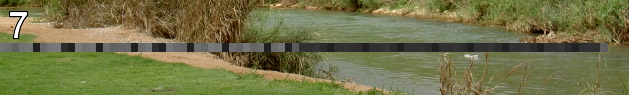
#> input picture pythonchallenge/oxygen.png, 629 x 95 px
$ jupyter execute --allow-errors solution.ipynb   (shell and % lines are left out)
#> lines starting #> are read from the running program, lines starting #| are printed output that depends on the picture; after the words box and inside, x2 and y2 are one past the last pixel; in counts of white or black regions, pixels touching at a corner belong together
[cell 1]
encoded = "g fmnc wms bgblr rpylqjyrc gr zw fylb. rfyrq ufyr amknsrcpq ypc dmp. bmgle gr gl zw fylb gq glcddgagclr ylb rfyr'q ufw rfgq rcvr gq qm jmle. sqgle qrpgle.kyicrpylq() gq pcamkkclbcb. lmu ynnjw ml rfc spj. "
url = "http://www.pythonchallenge.com/pc/def/map.html"

[cell 2]
decode = []
for char in url:
    if char.isalpha():
        value = chr(((ord(char) - ord('a'))+2)%26 + 97)
        decode.append(value)
    else:
        decode.append(char)

print(''.join(decode))

[cell 3]
# solution for ocr.html

filename = 'input3.txt'
#> (the rest of this cell did not finish here and is left out)

[cell 4]
#equality

[cell 5]
#linked list

import requests
value = 12345

# [4 lines of commented-out code are left out]

[cell 6]
import pickle

#> (the rest of this cell did not finish here and is left out)

[cell 7]
value = "90052"

import zipfile
#> (the rest of this cell did not finish here and is left out)

[cell 8]
#oxygen

[cell 9]
import cv2

img = cv2.imread("oxygen.png")
#> img is the input picture: shape (95, 629, 3); mean B, G, R 72.2, 114.9, 114.6

[cell 10]
type(img)

[cell 11]
img.shape
#> Out = (95, 629, 3)

[cell 12]
encoded = img[48,:608,:1]
#> encoded = 608 values, max 121 at index 54, min 32 at index 33, mean 67.76
decoded = []
for value in encoded:
    value = value[0]
    decoded.append(chr(int(value)))
#> this loop made 608 passes
#> value on passes 1 to 3: 115, 115, 115
#> after the loop, decoded = 608 items, first 6: 's', 's', 's', 's', 's', 'm'

print(''.join(decoded))
#> (printed output is left out)

[cell 13]
encoded = [105,110,116,101,103,114,105,116,121]
decoded = []
for value in encoded:
    value = value
    decoded.append(chr(value))

print(''.join(decoded))

[cell 14]
username = 'BZh91AY&SYA\xaf\x82\r\x00\x00\x01\x01\x80\x02\xc0\x02\x00 \x00!\x9ah3M\x07<]\xc9\x14\xe1BA\x06\xbe\x084'
password = 'BZh91AY&SY\x94$|\x0e\x00\x00\x00\x81\x00\x03$ \x00!\x9ah3M\x13<]\xc9\x14\xe1BBP\x91\xf08'

[cell 15]
print(username)

[cell 16]
print(password)

#> (a cell that did not finish here is left out)

[cell 18]
import bz2

[cell 19]
bz2.decompress(b'BZh91AY&SY\x94$|\x0e\x00\x00\x00\x81\x00\x03$ \x00!\x9ah3M\x13<]\xc9\x14\xe1BBP\x91\xf08')

[cell 20]
bz2.compress(b'arnav')

[cell 21]
first = [146,399,163,403,170,393,169,391,166,386,170,381,170,371,170,355,169,346,167,335,170,329,170,320,170,
310,171,301,173,290,178,289,182,287,188,286,190,286,192,291,194,296,195,305,194,307,191,312,190,316,
190,321,192,331,193,338,196,341,197,346,199,352,198,360,197,366,197,373,196,380,197,383,196,387,192,
389,191,392,190,396,189,400,194,401,201,402,208,403,213,402,216,401,219,397,219,393,216,390,215,385,
215,379,213,373,213,365,212,360,210,353,210,347,212,338,213,329,214,319,215,311,215,306,216,296,218,
290,221,283,225,282,233,284,238,287,243,290,250,291,255,294,261,293,265,291,271,291,273,289,278,287,
279,285,281,280,284,278,284,276,287,277,289,283,291,286,294,291,296,295,299,300,301,304,304,320,305,
327,306,332,307,341,306,349,303,354,301,364,301,371,297,375,292,384,291,386,302,393,324,391,333,387,
328,375,329,367,329,353,330,341,331,328,336,319,338,310,341,304,341,285,341,278,343,269,344,262,346,
259,346,251,349,259,349,264,349,273,349,280,349,288,349,295,349,298,354,293,356,286,354,279,352,268,
352,257,351,249,350,234,351,211,352,197,354,185,353,171,351,154,348,147,342,137,339,132,330,122,327,
120,314,116,304,117,293,118,284,118,281,122,275,128,265,129,257,131,244,133,239,134,228,136,221,137,
214,138,209,135,201,132,192,130,184,131,175,129,170,131,159,134,157,134,160,130,170,125,176,114,176,
102,173,103,172,108,171,111,163,115,156,116,149,117,142,116,136,115,129,115,124,115,120,115,115,117,
113,120,109,122,102,122,100,121,95,121,89,115,87,110,82,109,84,118,89,123,93,129,100,130,108,132,110,
133,110,136,107,138,105,140,95,138,86,141,79,149,77,155,81,162,90,165,97,167,99,171,109,171,107,161,
111,156,113,170,115,185,118,208,117,223,121,239,128,251,133,259,136,266,139,276,143,290,148,310,151,
332,155,348,156,353,153,366,149,379,147,394,146,399]

second = [156,141,165,135,169,131,176,130,187,134,191,140,191,146,186,150,179,155,175,157,168,157,163,157,159,
157,158,164,159,175,159,181,157,191,154,197,153,205,153,210,152,212,147,215,146,218,143,220,132,220,
125,217,119,209,116,196,115,185,114,172,114,167,112,161,109,165,107,170,99,171,97,167,89,164,81,162,
77,155,81,148,87,140,96,138,105,141,110,136,111,126,113,129,118,117,128,114,137,115,146,114,155,115,
158,121,157,128,156,134,157,136,156,136]

[cell 22]
first_string = ''.join([chr(val) for val in first])

[cell 23]
import numpy as np
#> (the rest of this cell did not finish here and is left out)

[cell 24]
len(second)/3

[cell 25]
img = cv2.imread("good.jpg")
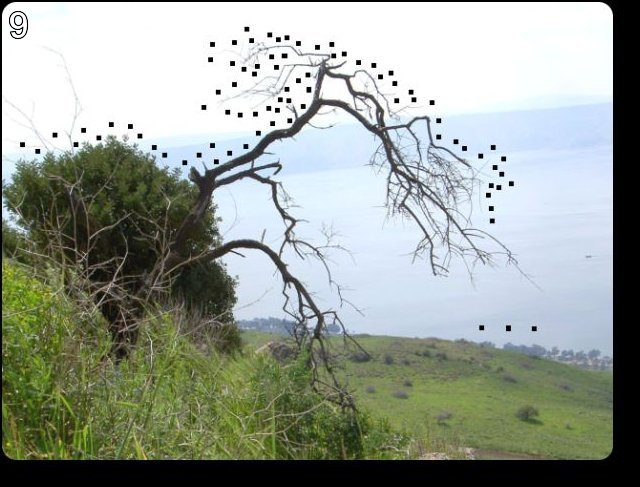
#> input picture pythonchallenge/good.jpg, 640 x 487 px
#> img is the input picture: shape (487, 640, 3); mean B, G, R 150.1, 159.2, 151.9

[cell 26]
img2 = img[first+second][:][:]
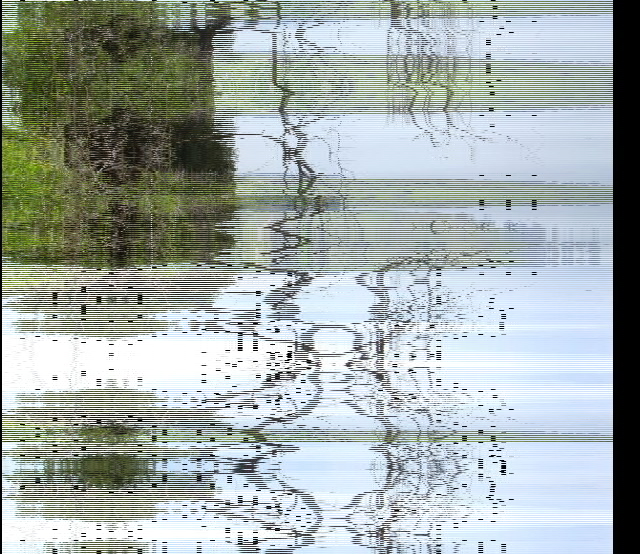
#> img2: shape (554, 640, 3); mean B, G, R 169, 171.3, 161.9

[cell 27]
import matplotlib.pyplot as plt

[cell 28]
plt.imshow(img2,aspect='auto')

[cell 29]
print(len(first))
print(len(second))

[cell 30]
sum2 = []
i = 0
while i<len(second):
    sum2.append(second[i]+second[i+1])
    i+=2

#> (a cell that did not finish here is left out)

[cell 32]
plt.plot(first)
plt.plot(second)
#> figure, not shown here; curve peaks at x = 3, y = 403; curve peaks at x = 47, y = 220

[cell 33]
np.where(img[:,:,0] == 255, img[:,:,1] == 255, img[:,:,2] == 255)

[cell 34]
a = np.arange(100).reshape((10, 10))
np.where(a == 25)

[cell 35]
a = np.array([[1, 1, 1], [2, 2, 2], [3, 3, 3], [1, 2, 3]])

#> (a cell that did not finish here is left out)

[cell 37]
list(filter(lambda x: x[0] < x[1], zip(first, first[1:])))

[cell 38]
plt.imshow(img[:,146+156,:], aspect='auto')

[cell 39]
plt.imshow(img[:,first+second,:], aspect='auto')

#> (a cell that did not finish here is left out)

[cell 41]
plt.imshow(img)

[cell 42]
import PIL.ImageDraw as ImageDraw
import PIL.Image as Image

[cell 43]
image = Image.new("RGB", (600, 600))
#> image: PIL image 600x600 RGB; every value is 0

#first = [1, 2, 3, 4, 5, 6, 7, 8]
#second = [10, 11, 12, 13, 14, 15, 16, 17]

draw = ImageDraw.Draw(image)
draw.polygon(first)

[cell 44]
image.show()
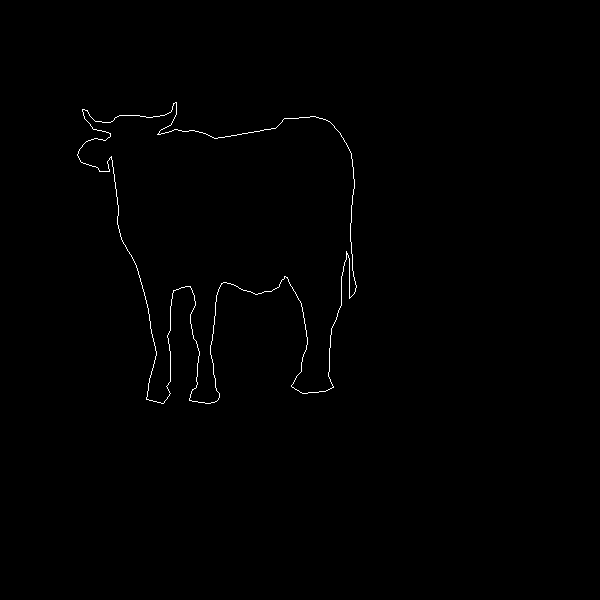
#> shown: PIL image 600x600 RGB; 0.47% white in thin lines or dots, all inside (x1, y1, x2, y2) = (77, 102, 357, 404)

[cell 45]
# a = [1, 11, 21, 1211, 111221,

1
11
21
1211
111221
312211

[cell 46]
def print_count(num_s):
    counter = 0
    prev = None
    res = []
    for curr in num_s:
        if prev is None:
            prev = curr
            counter = 1
        elif prev == curr:
            counter+=1
        else:
            res.append(str(counter))
            res.append(prev)
            prev = curr
            counter = 1
    res.append(str(counter))
    res.append(prev)
    return res

[cell 47]
val = ['1']
for i in range(32):
    val = print_count(val)
    print('a[{}]'.format(i),  len(val))

[cell 48]
print_count(list('12222222222223'))

[cell 49]
print_count(['1', '1', '12', '2', '1', '3'])

[cell 50]
img = cv2.imread("cave.jpg")
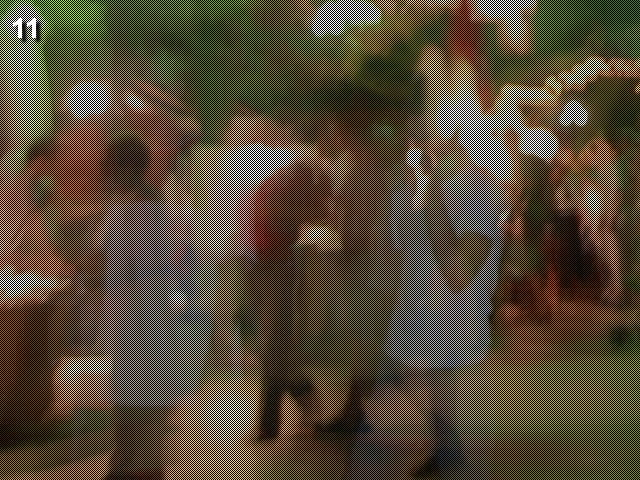
#> input picture pythonchallenge/cave.jpg, 640 x 480 px
#> img is the input picture: shape (480, 640, 3); mean B, G, R 57.3, 73.7, 85.8
img

[cell 51]
reshaped_img = img.reshape((480*640, 3))
new_img_1 = np.array([rgb for i, rgb in enumerate(reshaped_img) if i % 2 == 0])
new_img_2 = np.array([rgb for i, rgb in enumerate(reshaped_img) if i % 2 != 0])
print(new_img_1.shape)
#| (153600, 3)
print(new_img_2.shape)
#| (153600, 3)

[cell 52]
new_img_2

[cell 53]
new_img_1 = new_img_1.reshape((480, 320, 3))
plt.imshow(new_img_1, aspect="auto")

[cell 54]
new_img_2 = new_img_2.reshape((480, 320, 3))
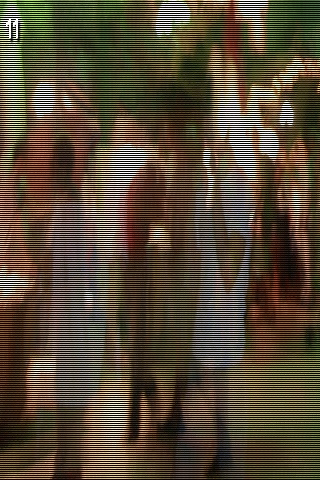
#> new_img_2: shape (480, 320, 3); mean of channels 0, 1, 2 57.3, 73.7, 85.8; drawn as B, G, R
plt.imshow(new_img_2, aspect="auto")

[cell 55]
plt.imshow(img, aspect="auto")

[cell 56]
from PIL import Image

im = Image.open("disprop.jpg")
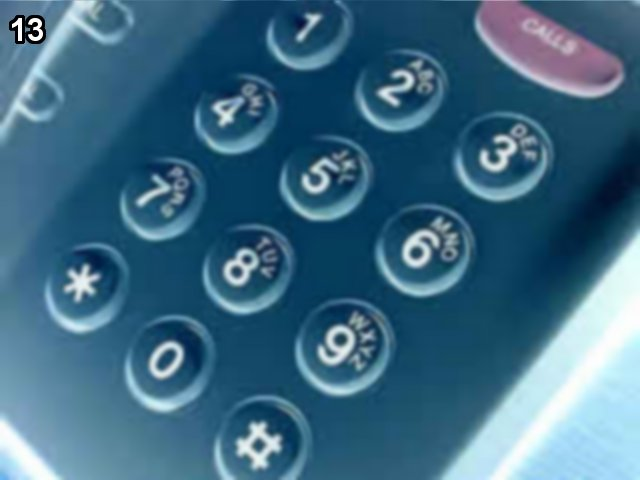
#> input picture pythonchallenge/disprop.jpg, 640 x 480 px
#> im is the input picture: PIL image 640x480 RGB; mean R, G, B 62.3, 106.4, 131.7
im1 = Image.Image.split(im)

[cell 57]
plt.imshow(im1[0])

[cell 58]
plt.imshow(im1[1])
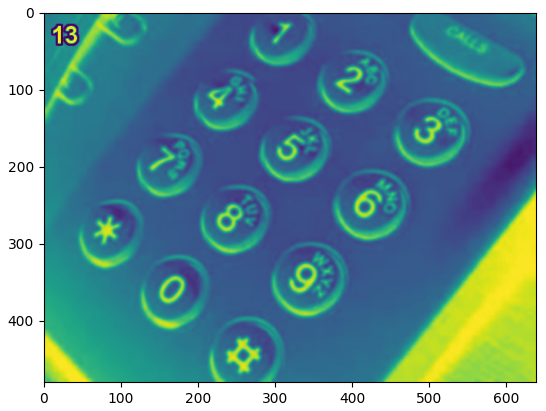
#> figure drawn by matplotlib, 1 panel

[cell 59]
plt.imshow(im1[2])
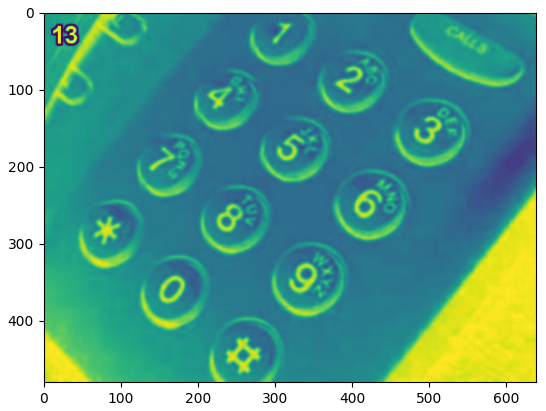
#> figure drawn by matplotlib, 1 panel

[cell 60]
img = cv2.imread("cave.jpg")

[cell 61]
img.shape
#> Out = (480, 640, 3)

[cell 62]
img_filtered = []
img_2 = []
for row_id, row in enumerate(img):
    for col_id, col in enumerate(row):
        if (row_id % 2 == 0 and col_id % 2 ==0) or (row_id % 2 != 0 and col_id % 2 !=0):
            img_filtered.append(img[row_id][col_id])
        else:
            img_2.append(img[row_id][col_id])
#> after the loop, img_2 = 153600 items; img_filtered = 153600 items

[cell 63]
img_filtered = np.array(img_filtered).reshape((480, 320, 3))
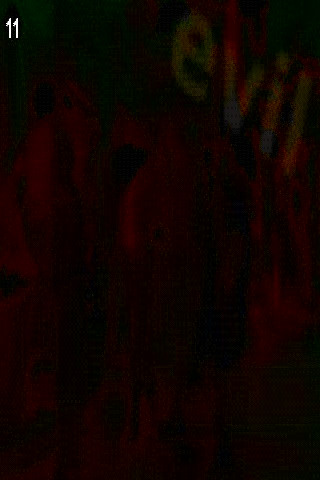
#> img_filtered: shape (480, 320, 3); mean of channels 0, 1, 2 0.4, 4, 15.5; drawn as B, G, R

[cell 64]
plt.imshow(img_filtered)

[cell 65]
img_2 = np.array(img_2).reshape((480, 320, 3))
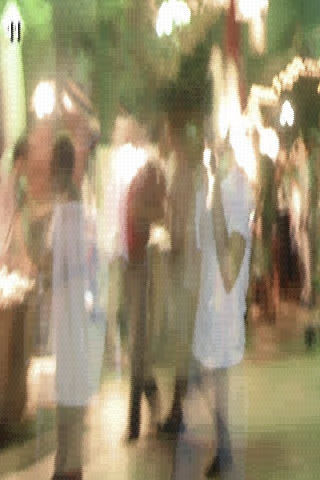
#> img_2: shape (480, 320, 3); mean of channels 0, 1, 2 114.2, 143.5, 156; drawn as B, G, R
plt.imshow(img_2)
